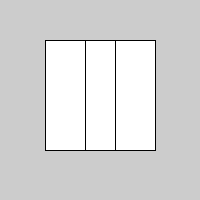
Frame 1 (no input)
Frame 60 (the mouse pressed at the canvas centre just before this capture): identical to frame 1, image omitted
Frame 120 (the mouse held since frame 60 and released just before this capture): identical to frame 1, image omitted

The Processing sketch that drew this single still picture (run headless with seeded random() and noise(); from frame 60 on, the mouse is pressed at the canvas centre):

// Processing sketch: vertexs_method_10
// ── vertexs_method_10.pde
void setup() {
  size(200, 200);
}

void draw() {
  beginShape(QUAD_STRIP);

  vertex(45, 40);

  vertex(45, 150);

  vertex(85, 40);

  vertex(85, 150);

  vertex(115, 40);

  vertex(115, 150);

  vertex(155, 40);

  vertex(155, 150);

  endShape();
}
